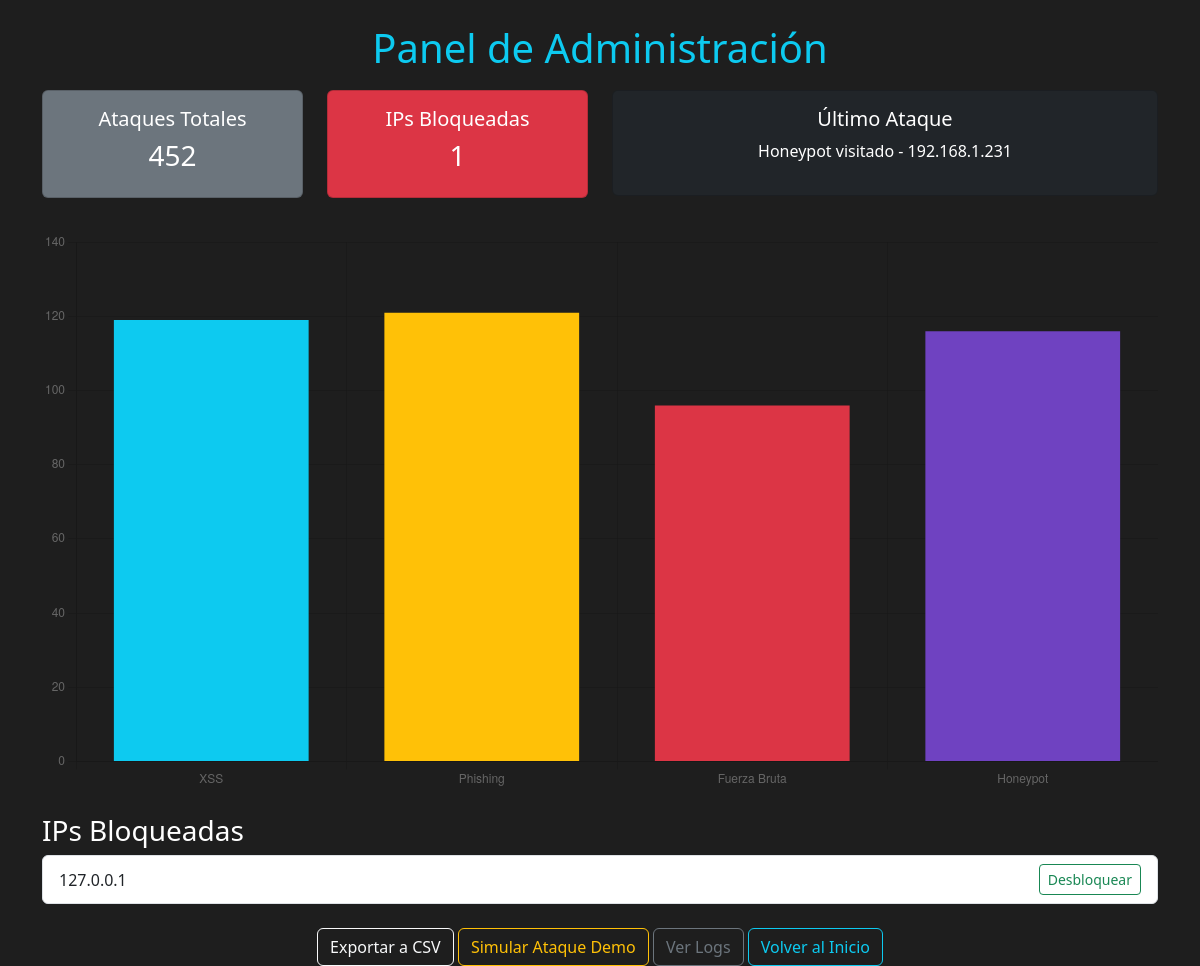
The page /dashboard (signed in) on the database its author committed.
### app.py (models this page shows)
class Attack(db.Model):
    id = db.Column(db.Integer, primary_key=True)
    ip = db.Column(db.String(50))
    type = db.Column(db.String(100))
    classification = db.Column(db.String(100))
    risk = db.Column(db.String(50))
    timestamp = db.Column(db.DateTime, default=datetime.utcnow)

class BlockedIP(db.Model):
    id = db.Column(db.Integer, primary_key=True)
    ip = db.Column(db.String(50), unique=True, nullable=False)
    timestamp = db.Column(db.DateTime, default=datetime.utcnow)

### app.py (the view)
@app.route("/dashboard")
def dashboard():
    if not session.get("admin"):
        return redirect(url_for("admin_login"))
    ataques = Attack.query.order_by(Attack.timestamp.desc()).all()
    bloqueadas = BlockedIP.query.all()
    total = len(ataques)
    xss = sum(1 for a in ataques if 'XSS' in a.type)
    phish = sum(1 for a in ataques if 'Phishing' in a.type)
    fuerza = sum(1 for a in ataques if 'Fuerza Bruta' in a.type)
    honey = sum(1 for a in ataques if 'Honeypot' in a.type)
    ultimo = ataques[0] if ataques else None
    return render_template("dashboard.html", ataques=ataques, bloqueadas=bloqueadas, total=total, xss=xss, phish=phish, fuerza=fuerza, honey=honey, ultimo=ultimo)

### app.py (called while the page is built)
@app.before_request
def check_ip():
    ip = request.remote_addr
    if ip == '127.0.0.1':
        return  # no bloquear localhost (tu máquina)
    if BlockedIP.query.filter_by(ip=ip).first() and request.endpoint not in ('ip_blocked', 'index'):
        return redirect(url_for("ip_blocked"))

### templates/dashboard.html (shortened to what this page needs)
<!DOCTYPE html>
<html lang="es">
<head>
    <link href="https://cdn.jsdelivr.net/npm/bootstrap@5.3.0/dist/css/bootstrap.min.css" rel="stylesheet">
</head>
<body>
    <div class="container mt-4">
        <h1 class="text-center text-info">Panel de Administración</h1>
        <div class="row text-center">
            <div class="col-md-3">
                <div class="card bg-secondary text-white">
                    <div class="card-body">
                        <h5>Ataques Totales</h5>
                        <h3>{{ total | default(0) }}</h3>
                    </div>
                </div>
            </div>
            <div class="col-md-3">
                <div class="card bg-danger text-white">
                    <div class="card-body">
                        <h5>IPs Bloqueadas</h5>
                        <h3>{{ bloqueadas | length }}</h3>
                    </div>
                </div>
            </div>
            <div class="col-md-6">
                <div class="card bg-dark text-white">
                    <div class="card-body">
                        <h5>Último Ataque</h5>
                        <p>{{ ultimo.type if ultimo else 'Ninguno' }} - {{ ultimo.ip if ultimo else '' }}</p>
                    </div>
                </div>
            </div>
        </div>
        <canvas id="grafico" class="my-4"></canvas>
        <script>
            const ctx = document.getElementById('grafico');
            new Chart(ctx, {
                type: 'bar',
                data: {
                    labels: ['XSS', 'Phishing', 'Fuerza Bruta', 'Honeypot'],
                    datasets: [{
                        label: 'Ataques por tipo',
                        data: [
                            {{ xss | default(0) }},
                            {{ phish | default(0) }},
                            {{ fuerza | default(0) }},
                            {{ honey | default(0) }}
                        ],
                        backgroundColor: ['#0dcaf0', '#ffc107', '#dc3545', '#6f42c1']
                    }]
                },
                options: {
                    plugins: {
                        legend: {
                            display: false
                        }
                    }
                }
            });
        </script>
        <div class="mt-4">
            <h3 class="text-white">IPs Bloqueadas</h3>
            <ul class="list-group">
                {% for ip in bloqueadas %}
                    <li class="list-group-item d-flex justify-content-between align-items-center">
                        {{ ip.ip }}
                        <a href="/unblock/{{ ip.ip }}" class="btn btn-sm btn-outline-success">Desbloquear</a>
                    </li>
                {% endfor %}
            </ul>
        </div>
        <div class="mt-4 text-center">
            <a href="/export" class="btn btn-outline-light">Exportar a CSV</a>
            <a href="/demo" class="btn btn-outline-warning">Simular Ataque Demo</a>
            <a href="/logs" class="btn btn-outline-secondary">Ver Logs</a>
            <a href="/" class="btn btn-outline-info">Volver al Inicio</a>
        </div>
    </div>
</body>
</html>

### templates/dashboard.html (style rules this page uses)
body { background-color: #1e1e1e; color: white; }
.card { margin: 10px 0; }

### rows shown on the page
Attack: type "Honeypot visitado", ip "192.168.1.231"
BlockedIP: ip "127.0.0.1"

### other values the page prints
{{ total | default(0) }} "452"
{{ bloqueadas | length }} "1"
chart data {{ xss | default(0) }} 119
chart data {{ phish | default(0) }} 121
chart data {{ fuerza | default(0) }} 96
chart data {{ honey | default(0) }} 116
